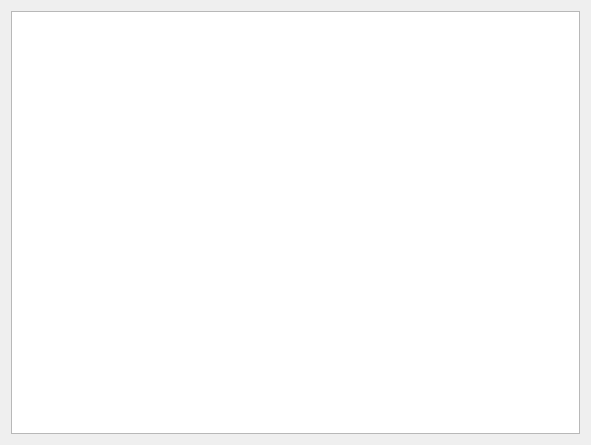
<?xml version="1.0" encoding="UTF-8"?>
<ui version="4.0">
 <class>ServerWidget</class>
 <widget class="QWidget" name="ServerWidget">
  <property name="geometry">
   <rect>
    <x>0</x>
    <y>0</y>
    <width>591</width>
    <height>445</height>
   </rect>
  </property>
  <property name="windowTitle">
   <string>ServerWidget</string>
  </property>
  <layout class="QGridLayout" name="gridLayout">
   <item row="0" column="0">
    <widget class="QTextEdit" name="textEdit">
     <property name="readOnly">
      <bool>true</bool>
     </property>
    </widget>
   </item>
  </layout>
 </widget>
 <layoutdefault spacing="6" margin="11"/>
 <resources/>
 <connections/>
</ui>
